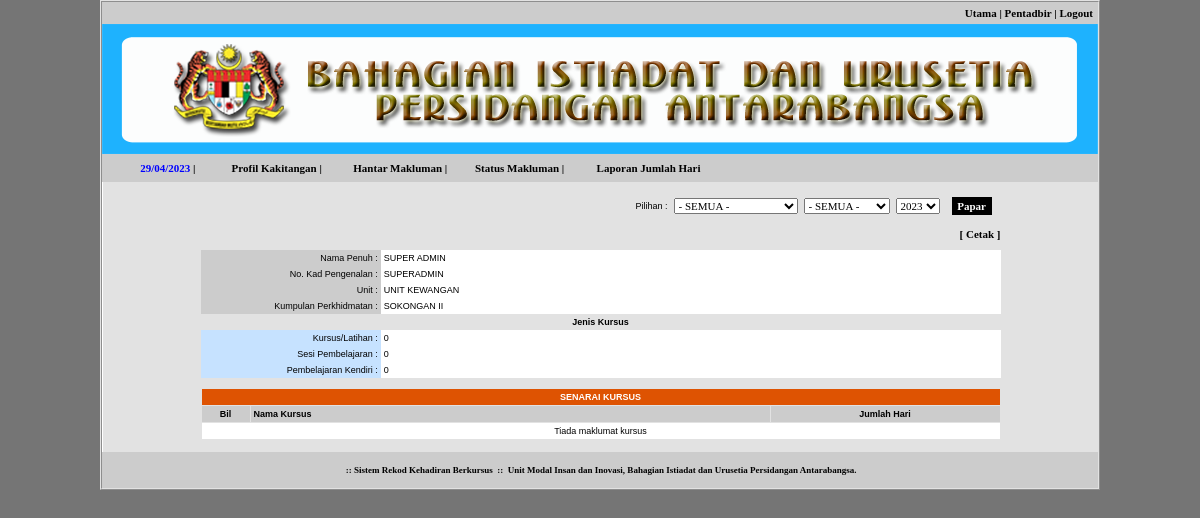
Page /index.php?modul=laporan&menu=kursus (signed in) on the committed database.
### tables this page shows
CREATE TABLE IF NOT EXISTS `user` (
  `uids` varchar(32) NOT NULL,
  `ulevel` int(1) NOT NULL DEFAULT '3',
  `usah` int(1) NOT NULL DEFAULT '2',
  `utsah` int(11) NOT NULL,
  `udelete` int(1) NOT NULL DEFAULT '1',
  `unokp` varchar(12) NOT NULL,
  `upass` varchar(32) NOT NULL,
  `usoalan` varchar(255) NOT NULL,
  `ujawapan` varchar(255) NOT NULL,
  `uemail` varchar(255) NOT NULL,
  `unoid` varchar(255) NOT NULL,
  `unama` varchar(255) NOT NULL,
  `utpenempatan` varchar(255) NOT NULL,
  `pids` varchar(32) NOT NULL,
  `ugred` varchar(255) NOT NULL,
  `bids` varchar(32) NOT NULL,
  `utelefon` varchar(50) NOT NULL,
  `ubimbit` varchar(50) NOT NULL,
  `uselia` varchar(255) NOT NULL,
  `ujselia` varchar(255) NOT NULL,
  `ueselia` varchar(255) NOT NULL,
  `upada` int(11) NOT NULL,
  PRIMARY KEY (`unokp`)
);

CREATE TABLE IF NOT EXISTS `bahagian` (
  `bids` varchar(32) NOT NULL,
  `bdelete` int(1) NOT NULL DEFAULT '1',
  `bahagian` varchar(255) NOT NULL
);

CREATE TABLE IF NOT EXISTS `kumpulan` (
  `pid` int(11) NOT NULL,
  `pids` varchar(32) NOT NULL,
  `pdelete` int(11) NOT NULL DEFAULT '1',
  `kumpulan` varchar(255) NOT NULL,
  PRIMARY KEY (`pids`),
  KEY `pids` (`pids`)
);

### inc/fungsi.php (called while the page is built, shortened)
<?php
function semakSlash($input) {
	if(!get_magic_quotes_gpc()) {
		$input = mysql_real_escape_string($input);
	}
	return $input;
}
function input1($str) {
	$str = htmlentities(strtoupper(trim(semakSlash($str))));
	return $str;
}
function output1($str) {
	if(!get_magic_quotes_gpc()) {
		$str = stripslashes($str);
	}
	return $str;
}
if (!empty($_SESSION['staff'])) {
	$sm = "SELECT * FROM user
		WHERE unokp = '" . input1($_SESSION['staff']) . "'
		ORDER BY unokp ASC
	";
	$dm = mysql_query($sm);
	$tm = mysql_fetch_array($dm);
}
?>

### tmp/laporan_user.php (the view, shortened to what this page needs)
<table width="995" cellspacing="0" cellpadding="2" border="0">
    <tr>
        <td align="center" valign="top" bgcolor="#E2E2E2">
            <br />
            <?php
			if (isset($_POST['status'])) {
				if (!empty($_POST['status'])) { $status = $_POST['status']; }
				else { $status = "ALL"; }
			}
			else { $status = 2; }
			if (!empty($_POST['bulan'])) { $bulan = $_POST['bulan']; }
			else { $bulan = "ALL"; }
			if (!empty($_POST['tahun'])) { $tahun = $_POST['tahun']; }
			else { $tahun = date("Y"); }
			?>
            <table width="800" border="0" cellspacing="0" cellpadding="3">
          	<form id="kursus" name="kursus" method="post" action="index.php?modul=laporan&amp;menu=kursus">
              <tr bgcolor="#E2E2E2">
                <td width="689" align="right">Pilihan :</td>
                <td width="41" align="right"><select name="status" id="status">
                  <option value="">- SEMUA - </option>
                </select></td>
                <td width="41" align="right"><select name="bulan" id="bulan">
                  <option value="">- SEMUA -</option>
                  <?php
				  for ($i = 1; $i <= 12; $i++) {
					  if (kosong($i,2) == $bulan) { $select = 'selected="selected"'; }
					  else { $select = ""; }
					?>
                  <?php
				  }
				  ?>
                </select></td>
                <td width="41" align="center"><select name="tahun" id="tahun">
                	<?php
					for ($i = date("Y")+1; $i >= 2010; $i--) {
						if ($tahun == $i) { $select = 'selected="selected"'; }
						else { $select = ""; }
						?>
                        <option value="<?php echo $i; ?>" <?php echo $select; ?>><?php echo $i; ?></option>
                    <?php
					}
					?>
                </select></td>
                <td width="58" align="center"><input type="submit" name="Submit" id="Submit" value=" Papar " class="button" /></td>
              </tr>
          	</form>
            </table>
          <br />
          <table width="800" border="0" cellspacing="0" cellpadding="0">
            <tr bgcolor="#E2E2E2" valign="bottom">
            	<td colspan="5" align="right" class="text1">
		        	[
					<a target="_blank" href="index.php?modul=cetak&menu=staff&status=<?php echo $status; ?>&bulan=<?php echo $bulan; ?>&tahun=<?php echo $tahun; ?>">Cetak</a> ]
                </td>
          	</tr>
          </table>
          <br />
          <table width="800" border="0" cellpadding="3" style="border-collapse: collapse">
            <tr>
              <td align="right" valign="middle" bgcolor="#CCCCCC">Nama Penuh :</td>
              <td align="left" valign="middle"><?php echo output1($tm['unama']); ?></td>
            </tr>
            <tr>
              <td width="173" align="right" bgcolor="#CCCCCC">No. Kad Pengenalan :</td>
              <td width="609" align="left"><?php echo output1($tm['unokp']); ?></td>
            </tr>
            <tr>
              <td align="right" valign="middle" bgcolor="#CCCCCC">Unit :</td>
              <td align="left" valign="middle"><?php
				$sa = "SELECT * FROM bahagian WHERE bids = '" . $tm['bids'] . "' ORDER BY bids ASC";
				$da = mysql_query($sa);
				$ta = mysql_fetch_array($da);
				echo output1($ta['bahagian']);
			  ?></td>
            </tr>
            <tr>
              <td align="right" valign="middle" bgcolor="#CCCCCC">Kumpulan Perkhidmatan :</td>
              <td align="left" valign="middle"><?php
				$sa = "SELECT * FROM kumpulan WHERE pids = '" . $tm['pids'] . "' ORDER BY pids ASC";
				$da = mysql_query($sa);
				$ta = mysql_fetch_array($da);
				echo output1($ta['kumpulan']);
			  ?></td>
            </tr>
            <tr>
              <td colspan="2" align="center" bgcolor="#E2E2E2"><b>Jenis Kursus</b></td>
            </tr>
            <?php
			$kursus = 0;
			$sesi = 0;
			$hari = floor($sesi / 6);
			$jam = $ta['sjumlah'] - ($hari * 6);
			if ($hari >= 1) { $sesid = $hari . " HARI " . $jam . " JAM"; }
			elseif ($jam >= 1) { $sesid = $jam . " JAM"; }
			elseif ($ta['sjumlah'] == "0.5") { $sesid = "30 MINIT"; }
			else { $sesid = "0"; }
			$kendiri = 0;
			?>
            <tr>
              <td align="right" bgcolor="#C6E2FF">Kursus/Latihan :</td>
              <td align="left" valign="middle"><?php
				if ($kursus >= 1) { echo $kursus . " HARI"; }
				else { echo "0"; }
			  ?></td>
            </tr>
            <tr>
              <td align="right" bgcolor="#C6E2FF">Sesi Pembelajaran :</td>
              <td align="left" valign="middle"><?php
				$hari = floor($sesi / 6);
				$jam = $sesi - ($hari * 6);
				if ($hari >= 1) { $sesid = $hari . " HARI " . $jam . " JAM"; }
				elseif ($jam >= 1) { $sesid = $jam . " JAM"; }
				elseif ($sesi == "0.5") { $sesid = "30 MINIT"; }
				else { $sesid = "0"; }
				echo str_replace(" 0 JAM","",str_replace(".5 JAM"," JAM 30 MINIT",$sesid));
			  ?></td>
            </tr>
            <tr>
              <td align="right" bgcolor="#C6E2FF">Pembelajaran Kendiri :</td>
              <td align="left" valign="middle"><?php
				$hari = floor($kendiri / 6);
				$jam = $kendiri - ($hari * 6);
				if ($hari >= 1) { $sesid = $hari . " HARI " . $jam . " JAM"; }
				elseif ($jam >= 1) { $sesid = $jam . " JAM"; }
				elseif ($kendiri == "0.5") { $sesid = "30 MINIT"; }
				else { $sesid = "0"; }
				echo str_replace(" 0 JAM","",str_replace(".5 JAM"," JAM 30 MINIT",$sesid));
			  ?></td>
            </tr>
      	  </table>
          <br />
          <table width="800" border="1" cellspacing="0" cellpadding="3" style="border-collapse: collapse">
            <tr class="text2">
              <td colspan="6" align="center" bgcolor="#DE5302">SENARAI KURSUS</td>
            </tr>
            <tr class="text1">
              <td width="42" align="center" valign="middle" bgcolor="#CCCCCC">Bil</td>
              <td width="513" align="left" valign="middle" bgcolor="#CCCCCC">Nama Kursus</td>
              <td colspan="4" align="center" valign="middle" bgcolor="#CCCCCC">Jumlah Hari</td>
            </tr>
			<?php
			if (!$n) {
				?>
                <tr>
                  <td colspan="3" align="center" valign="middle">Tiada maklumat kursus</td>
                </tr>
            <?php
			}
			?>
      </table><br /></td>
    </tr>
</table>

### files/latihan.css (style rules this page uses)
BODY { background: #757575; color: #000000; font-size: 11px; font-family: Tahoma, Verdana; }
A:link { color: #000000; text-decoration: none; font-family: Tahoma, Verdana; }
TABLE { font-size: 11px; font-family: Tahoma, Verdana; background: #FFFFFF; border-color: #E2E2E2; }
SELECT { font-size: 11px; font-family: Tahoma, Verdana; }
.text1 { font-family: Tahoma, Verdana; font-size: 11px; font-weight: bold; }
.text2 { font-family: Tahoma, Verdana; font-size: 12px; font-weight: bold; color: #FFFFFF; }
.button { color: #FFFFFF; font-family: Tahoma, Verdana; font-size: 11px; font-weight: bold; border: 1px solid black; background: #000000; padding: 2px; }

### rows in the picture
user: unama "SUPER ADMIN", unokp "SUPERADMIN"
bahagian: bahagian "UNIT KEWANGAN"
kumpulan: kumpulan "SOKONGAN II"

### other values in the picture
str_replace(" 0 JAM","",str_replace(".5 JAM"," JAM 30 MINIT",$sesid)) "0"
form field tahun "2023"
